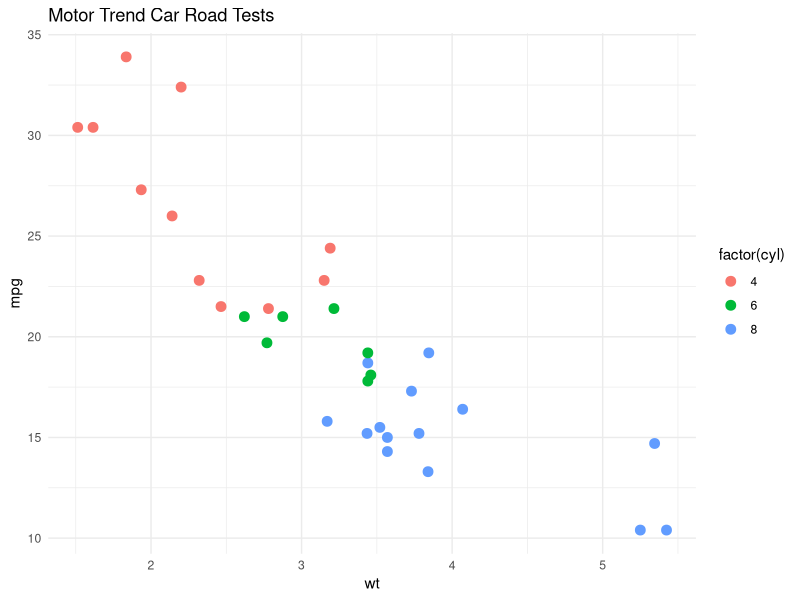
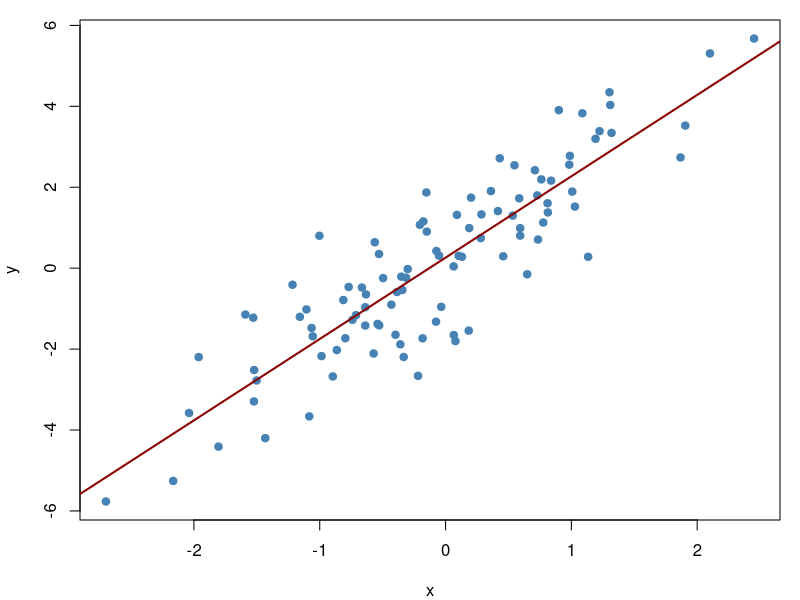

These figures' R source, in order:
## ---- chunk 1
#| label: simple-plot
#| fig-height: 4
library(ggplot2)
ggplot(mtcars, aes(x = wt, y = mpg, color = factor(cyl))) +
  geom_point(size = 3) +
  theme_minimal() +
  labs(title = "Motor Trend Car Road Tests")
## ---- chunk 2
#| output-location: column
#| fig-height: 6
# Generate data
x <- rnorm(100)
y <- 2 * x + rnorm(100)

# Fit model
model <- lm(y ~ x)

# Plot
par(mar = c(4, 4, 1, 1))
plot(x, y, pch = 19, col = "steelblue")
abline(model, lwd = 2, col = "darkred")
